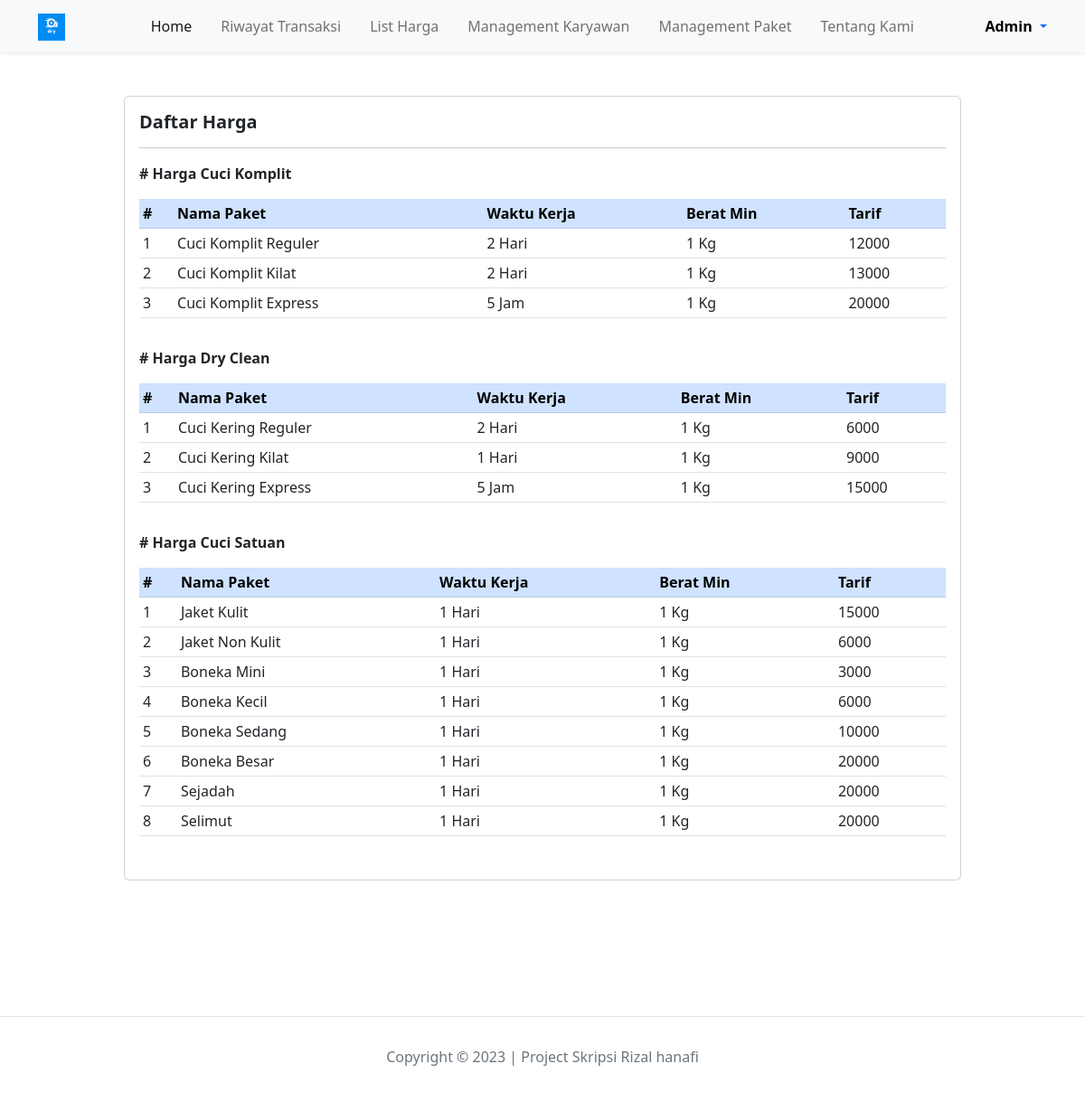
/paket/list-harga.php (signed in), run on the app's committed database.
### tables this page shows
CREATE TABLE `tb_cuci_komplit` (
  `id_ck` int NOT NULL,
  `nama_paket_ck` varchar(100) NOT NULL,
  `waktu_kerja_ck` varchar(20) NOT NULL,
  `kuantitas_ck` int NOT NULL,
  `tarif_ck` int NOT NULL
);

CREATE TABLE `tb_dry_clean` (
  `id_dc` int NOT NULL,
  `nama_paket_dc` varchar(100) NOT NULL,
  `waktu_kerja_dc` varchar(20) NOT NULL,
  `kuantitas_dc` int NOT NULL,
  `tarif_dc` int NOT NULL
);

CREATE TABLE `tb_cuci_satuan` (
  `id_cs` int NOT NULL,
  `nama_cs` varchar(100) NOT NULL,
  `waktu_kerja_cs` varchar(20) NOT NULL,
  `kuantitas_cs` int NOT NULL,
  `tarif_cs` int NOT NULL
);

### _functions.php (called while the page is built, shortened)
<?php
$db = mysqli_connect('localhost', 'root', '', 'dry_laundry');
function query($query)
{
    global $db;
    $result = mysqli_query($db, $query);
    $rows   = [];
    while ($row = mysqli_fetch_assoc($result)) {
        $rows[] = $row;
    }
    return $rows;
}

### paket/list-harga.php (the view, shortened to what this page needs)
<?php
    require_once '../_header.php';
    $data_ck = query('SELECT * FROM tb_cuci_komplit');
    $data_dc = query('SELECT * FROM tb_dry_clean');
    $data_cs = query('SELECT * FROM tb_cuci_satuan');
?>
<section id="list-harga" class="list-harga">
    <div class="container">
        <div class="row justify-content-center">
            <div class="col col-md-10 my-2 my-md-0">
                <div class="card">
                    <div class="card-body">
                        <h5 class="fw-bold mb-3">Daftar Harga</h5>
                        <hr>
                        <div class="row my-3">
                            <div class="col">
                                <p class="fw-semibold"># Harga Cuci Komplit</p>
                                <div class="table-responsive text-nowrap">
                                    <table class="table table-sm table-hover">
                                        <thead>
                                            <tr class="table-primary">
                                                <th scope="col">#</th>
                                                <th scope="col">Nama Paket</th>
                                                <th scope="col">Waktu Kerja</th>
                                                <th scope="col">Berat Min</th>
                                                <th scope="col">Tarif</th>
                                            </tr>
                                        </thead>
                                        <tbody>
                                            <?php $no = 1;?>
                                            <?php foreach ($data_ck as $ck): ?>
                                            <tr>
                                                <td><?=$no++;?></td>
                                                <td><?=$ck["nama_paket_ck"];?></td>
                                                <td><?=$ck["waktu_kerja_ck"];?></td>
                                                <td><?=$ck["kuantitas_ck"].' Kg';?></td>
                                                <td><?=$ck["tarif_ck"];?></td>
                                            </tr>
                                            <?php endforeach;?>
                                        </tbody>
                                    </table>
                                </div>
                            </div>
                        </div>
                        <div class="row my-3">
                            <div class="col">
                                <p class="fw-semibold"># Harga Dry Clean</p>
                                <div class="table-responsive text-nowrap">
                                    <table class="table table-sm table-hover">
                                        <thead>
                                            <tr class="table-primary">
                                                <th scope="col">#</th>
                                                <th scope="col">Nama Paket</th>
                                                <th scope="col">Waktu Kerja</th>
                                                <th scope="col">Berat Min</th>
                                                <th scope="col">Tarif</th>
                                            </tr>
                                        </thead>
                                        <tbody>
                                            <?php $no = 1;?>
                                            <?php foreach ($data_dc as $dc): ?>
                                            <tr>
                                                <td><?=$no++;?></td>
                                                <td><?=$dc["nama_paket_dc"];?></td>
                                                <td><?=$dc["waktu_kerja_dc"];?></td>
                                                <td><?=$dc["kuantitas_dc"].' Kg';?></td>
                                                <td><?=$dc["tarif_dc"];?></td>
                                            </tr>
                                            <?php endforeach;?>
                                        </tbody>
                                    </table>
                                </div>
                            </div>
                        </div>
                        <div class="row my-3">
                            <div class="col">
                                <p class="fw-semibold"># Harga Cuci Satuan</p>
                                <div class="table-responsive text-nowrap">
                                    <table class="table table-sm table-hover">
                                        <thead>
                                            <tr class="table-primary">
                                                <th scope="col">#</th>
                                                <th scope="col">Nama Paket</th>
                                                <th scope="col">Waktu Kerja</th>
                                                <th scope="col">Berat Min</th>
                                                <th scope="col">Tarif</th>
                                            </tr>
                                        </thead>
                                        <tbody>
                                            <?php $no = 1;?>
                                            <?php foreach ($data_cs as $cs): ?>
                                            <tr>
                                                <td><?=$no++;?></td>
                                                <td><?=$cs['nama_cs'];?></td>
                                                <td><?=$cs['waktu_kerja_cs'];?></td>
                                                <td><?=$cs['kuantitas_cs'].' Kg';?></td>
                                                <td><?=$cs['tarif_cs'];?></td>
                                            </tr>
                                            <?php endforeach;?>
                                        </tbody>
                                    </table>
                                </div>
                            </div>
                        </div>
                    </div>
                </div>
            </div>
        </div>
    </div>
</section>
<?php require_once '../_footer.php';?>

### data on the page
tb_cuci_komplit: nama_paket_ck "Cuci Komplit Reguler", waktu_kerja_ck "2 Hari", kuantitas_ck "1", tarif_ck "12000"
tb_cuci_komplit: nama_paket_ck "Cuci Komplit Kilat", waktu_kerja_ck "2 Hari", kuantitas_ck "1", tarif_ck "13000"
tb_cuci_komplit: nama_paket_ck "Cuci Komplit Express", waktu_kerja_ck "5 Jam", kuantitas_ck "1", tarif_ck "20000"
tb_dry_clean: nama_paket_dc "Cuci Kering Reguler", waktu_kerja_dc "2 Hari", kuantitas_dc "1", tarif_dc "6000"
tb_dry_clean: nama_paket_dc "Cuci Kering Kilat", waktu_kerja_dc "1 Hari", kuantitas_dc "1", tarif_dc "9000"
tb_dry_clean: nama_paket_dc "Cuci Kering Express", waktu_kerja_dc "5 Jam", kuantitas_dc "1", tarif_dc "15000"
tb_cuci_satuan: nama_cs "Jaket Kulit", waktu_kerja_cs "1 Hari", kuantitas_cs "1", tarif_cs "15000"
tb_cuci_satuan: nama_cs "Jaket Non Kulit", waktu_kerja_cs "1 Hari", kuantitas_cs "1", tarif_cs "6000"
tb_cuci_satuan: nama_cs "Boneka Mini", waktu_kerja_cs "1 Hari", kuantitas_cs "1", tarif_cs "3000"
tb_cuci_satuan: nama_cs "Boneka Kecil", waktu_kerja_cs "1 Hari", kuantitas_cs "1", tarif_cs "6000"
tb_cuci_satuan: nama_cs "Boneka Sedang", waktu_kerja_cs "1 Hari", kuantitas_cs "1", tarif_cs "10000"
tb_cuci_satuan: nama_cs "Boneka Besar", waktu_kerja_cs "1 Hari", kuantitas_cs "1", tarif_cs "20000"
tb_cuci_satuan: nama_cs "Sejadah", waktu_kerja_cs "1 Hari", kuantitas_cs "1", tarif_cs "20000"
tb_cuci_satuan: nama_cs "Selimut", waktu_kerja_cs "1 Hari", kuantitas_cs "1", tarif_cs "20000"

### other printed values
$_SESSION['nama'] "Admin"
